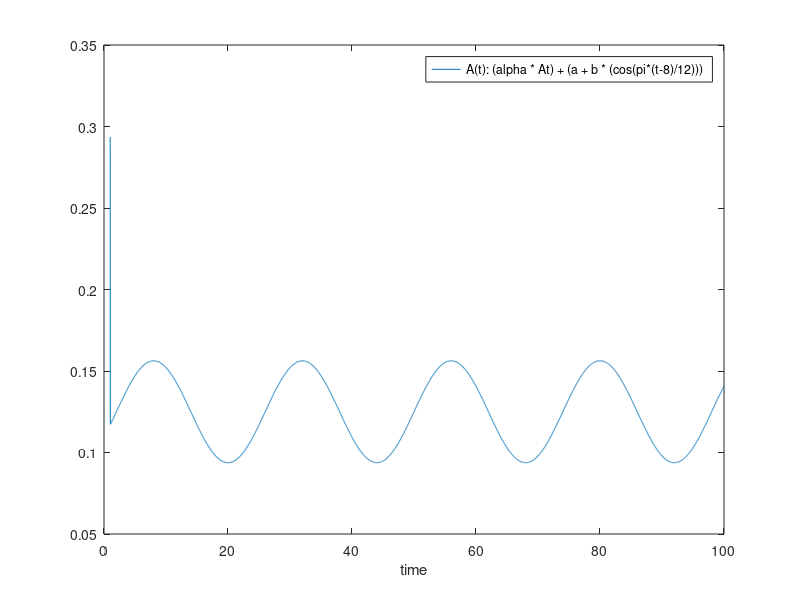

The MATLAB source for this figure:
% simulation parameters
tStep  = 0.01;
tMax   = 100;
tSart  = 1;
% simulation arguments
alpha  = 0.2;
a      = 0.1;
b      = 0.025;
At     = 1;
% result matrizes 
res    = [];
tSteps = [];
i      = 1;
for t=tSart:tStep:tMax
    % discrete calculation of A(n+1)
    At = (alpha * At) + (a + (b * (cos(pi*(t-8)/12))));
    
    res(i)    = At; 
    tSteps(i) = t;
    i         = i + 1;
end

% plot results
figure;
plot(tSteps, res);
xlabel('time')
legend('A(t): (alpha * At) + (a + b * (cos(pi*(t-8)/12)))');